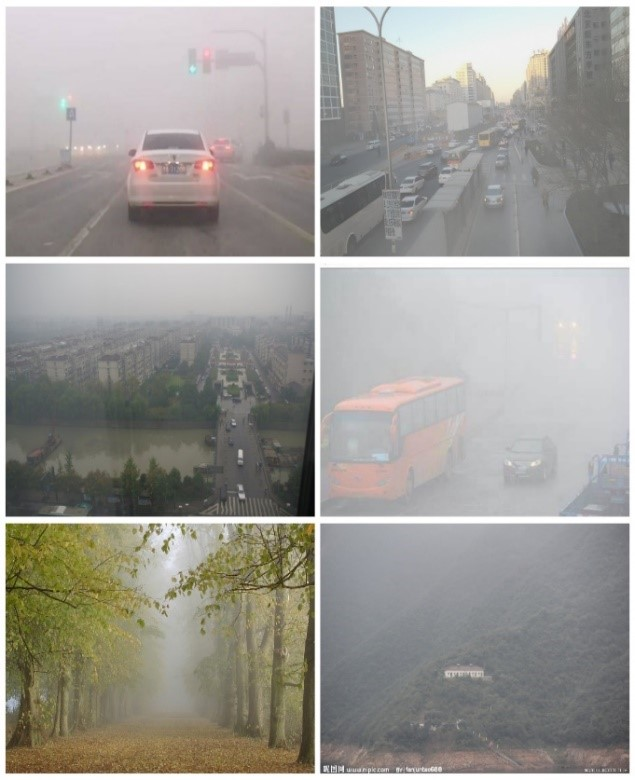
#> input picture 00.jpg, 635 x 780 px; its folder holds only this picture in this run
$ python -i ACE.py   (imports and definitions only)
#> lines starting #> are read from the running program, lines starting #| are printed output that depends on the picture
# -*- coding: utf-8 -*-
import os.path

import cv2
import numpy as np
import math
import matplotlib.pyplot as plt
from tqdm import tqdm


# 线性拉伸处理
# 去掉最大最小0.5%的像素值 线性拉伸至[0,1]
def stretchImage(data, s=0.005, bins=2000):
    ht = np.histogram(data, bins);
    d = np.cumsum(ht[0]) / float(data.size)
    lmin = 0;
    lmax = bins - 1
    while lmin < bins:
        if d[lmin] >= s:
            break
        lmin += 1
    while lmax >= 0:
        if d[lmax] <= 1 - s:
            break
        lmax -= 1
    return np.clip((data - ht[1][lmin]) / (ht[1][lmax] - ht[1][lmin]), 0, 1)


# 根据半径计算权重参数矩阵
g_para = {}


def getPara(radius=5):
    global g_para
    m = g_para.get(radius, None)
    if m is not None:
        return m
    size = radius * 2 + 1
    m = np.zeros((size, size))
    for h in range(-radius, radius + 1):
        for w in range(-radius, radius + 1):
            if h == 0 and w == 0:
                continue
            m[radius + h, radius + w] = 1.0 / math.sqrt(h ** 2 + w ** 2)
    m /= m.sum()
    g_para[radius] = m
    return m


# 常规的ACE实现
def zmIce(I, ratio=4, radius=300):
    para = getPara(radius)
    height, width = I.shape
    zh = []
    zw = []
    n = 0
    while n < radius:
        zh.append(0)
        zw.append(0)
        n += 1
    for n in range(height):
        zh.append(n)
    for n in range(width):
        zw.append(n)
    n = 0
    while n < radius:
        zh.append(height - 1)
        zw.append(width - 1)
        n += 1
    # print(zh)
    # print(zw)

    Z = I[np.ix_(zh, zw)]
    res = np.zeros(I.shape)
    for h in range(radius * 2 + 1):
        for w in range(radius * 2 + 1):
            if para[h][w] == 0:
                continue
            res += (para[h][w] * np.clip((I - Z[h:h + height, w:w + width]) * ratio, -1, 1))
    return res


# 单通道ACE快速增强实现
def zmIceFast(I, ratio, radius):
    # print(I)
    height, width = I.shape[:2]
    if min(height, width) <= 2:
        return np.zeros(I.shape) + 0.5
    Rs = cv2.resize(I, (int((width + 1) / 2), int((height + 1) / 2)))
    Rf = zmIceFast(Rs, ratio, radius)  # 递归调用
    Rf = cv2.resize(Rf, (width, height))
    Rs = cv2.resize(Rs, (width, height))

    return Rf + zmIce(I, ratio, radius) - zmIce(Rs, ratio, radius)


# rgb三通道分别增强 ratio是对比度增强因子 radius是卷积模板半径
def zmIceColor(I, ratio=4, radius=3):
    res = np.zeros(I.shape)
    for k in range(3):
        res[:, :, k] = stretchImage(zmIceFast(I[:, :, k], ratio, radius))
    return res


# 主函数
# [4 lines not run here, left out]

>>> import cv2
>>> picture = cv2.imread('00.jpg')
#> picture is the input picture: shape (780, 635, 3); mean B, G, R 149.2, 154.6, 156.9
>>> result = zmIceColor(picture)
#> the loop in zmIceColor, `for k in range(3):` made 3 passes
#> pass 1, in zmIceFast, `Rs = cv2.resize(I, (int((width + 1) / 2), int((height + 1) / 2)))`:
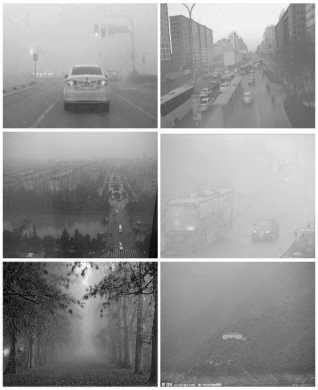
#> Rs: shape (390, 318); min 0, max 255, mean 149.2
#> pass 1, in zmIceFast (call 2), `Rs = cv2.resize(I, (int((width + 1) / 2), int((height + 1) / 2)))`:
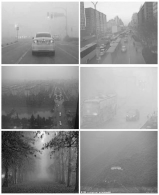
#> Rs: shape (195, 159); min 7, max 255, mean 149.3
#> pass 1, in zmIceFast (call 3), `Rs = cv2.resize(I, (int((width + 1) / 2), int((height + 1) / 2)))`:
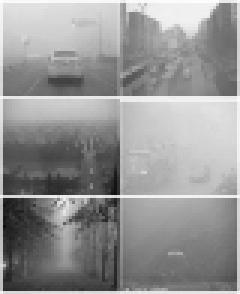
#> Rs: shape (98, 80) (shown 3 times larger); min 15, max 252, mean 148.7
#> pass 1, in zmIceFast (call 4), `Rs = cv2.resize(I, (int((width + 1) / 2), int((height + 1) / 2)))`:
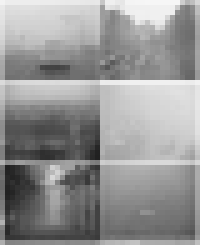
#> Rs: shape (49, 40) (shown 5 times larger); min 32, max 246, mean 148.8
#> after the loop in zmIceColor, `for k in range(3):`:
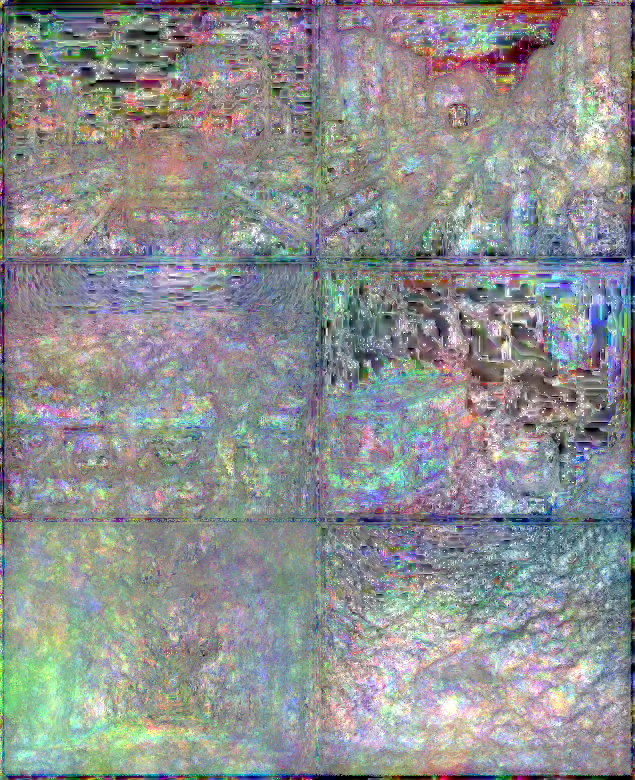
#> res: shape (780, 635, 3) float64; mean B, G, R 0.57, 0.568, 0.559

$ run again, on 1.tiff
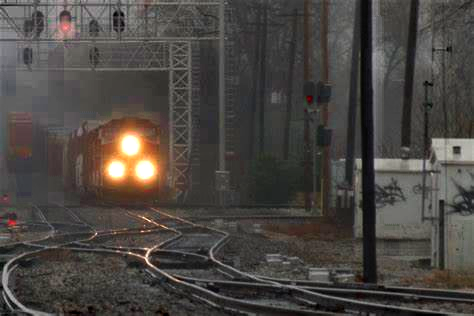
#> input picture 1.tiff, 474 x 316 px
#> picture is the input picture: shape (316, 474, 3); mean B, G, R 66.2, 70.4, 74.9
#> the loop in zmIceColor, `for k in range(3):` made 3 passes
#> pass 1, in zmIceFast (call 4), `Rs = cv2.resize(I, (int((width + 1) / 2), int((height + 1) / 2)))`:
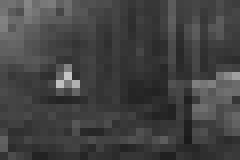
#> Rs: shape (20, 30) (shown 8 times larger); min 26, max 198, mean 66.2
#> after the loop in zmIceColor, `for k in range(3):`:
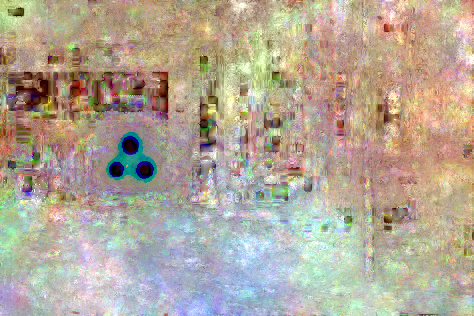
#> res: shape (316, 474, 3) float64; mean B, G, R 0.596, 0.658, 0.701
